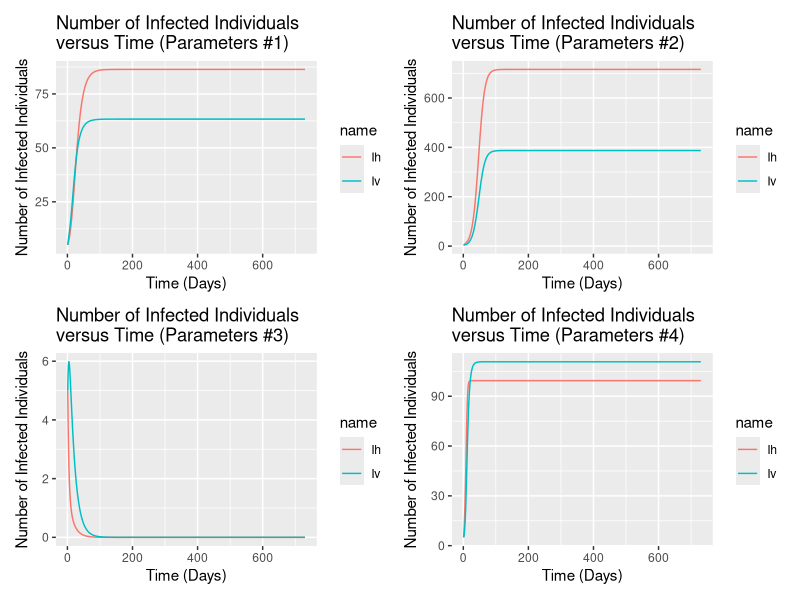
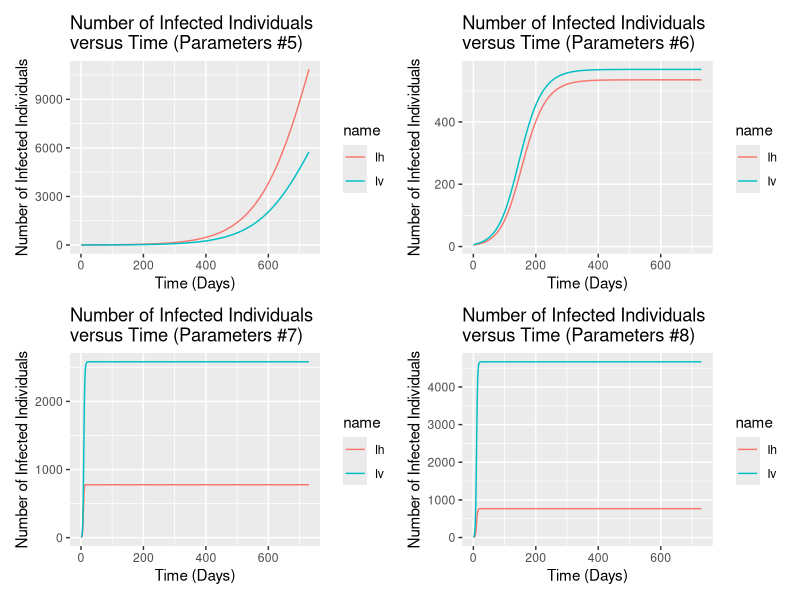
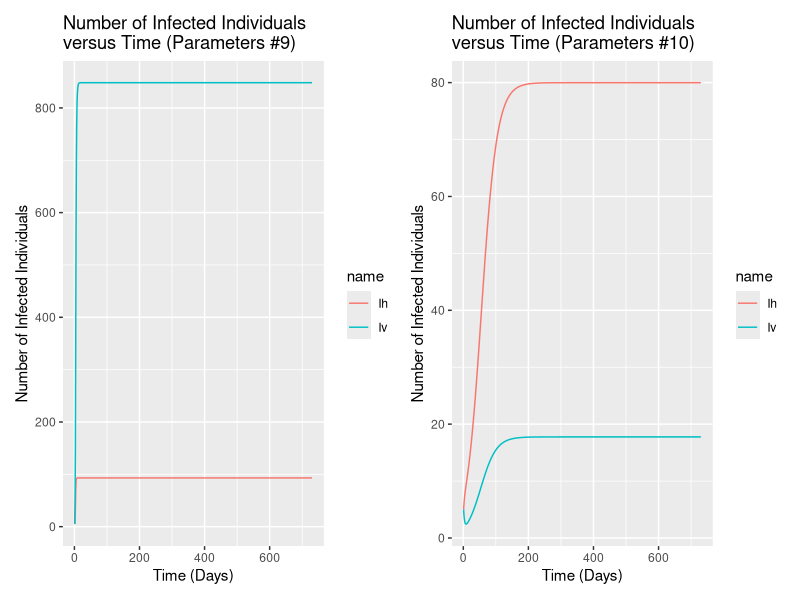

Write the R code that produced these figures, in order.
## ---- chunk 1
library(dplyr)
library(tidyverse)
library(here)
library(deSolve)
library(patchwork)
## ---- chunk 2
dirLocation <- here("Project")
## ---- chunk 3
rossMacOde <- function(times, state, params){
  with(as.list(c(state,params)),{
    dIh <- a * b * Iv / H * (H - Ih) - gamma * Ih
    dIv <- a * c * Ih / H * (V - Iv) - mu * Iv
    
    return(list(c(dIh, dIv)))
  })
}
## ---- chunk 4
setwd(paste(dirLocation, "/Data", sep =''))
parData <- read_csv("EEB313_Project_Data.csv")
## ---- chunk 5
#str(parData)
head(parData)
## ---- chunk 6
buildN <- function(ih,
                   iv,
                   m,
                   n = 10){
  dflist <- list()
  times <- seq(1, 365*m)
  state <- c(Ih = ih, Iv = iv)
  parI <- sample(1:1728, 10, replace = F)
  for (i in 1:n){
  params <- parData[parI[i],]
  out <- as.data.frame(ode(state, times, rossMacOde, params)) %>% 
     pivot_longer(! time)
  dflist[[i]] <- out
  }
  return(dflist)
}
## ---- chunk 7
demo10 <- buildN(5, 5, 2)

d1 <- ggplot(demo10[[1]], aes(x = time, y = value, color = name))+
  geom_line() +
  labs(x = "Time (Days)", 
       y = "Number of Infected Individuals", 
       title = "Number of Infected Individuals 
versus Time (Parameters #1)")

d2 <- ggplot(demo10[[2]], aes(x = time, y = value, color = name)) +
  geom_line() +
  labs(x = "Time (Days)", 
       y = "Number of Infected Individuals", 
       title = "Number of Infected Individuals 
versus Time (Parameters #2)")

d3 <- ggplot(demo10[[3]], aes(x = time, y = value, color = name)) +
  geom_line() +
  labs(x = "Time (Days)", 
       y = "Number of Infected Individuals", 
       title = "Number of Infected Individuals 
versus Time (Parameters #3)")

d4 <- ggplot(demo10[[4]], aes(x = time, y = value, color = name)) +
  geom_line() +
  labs(x = "Time (Days)", 
       y = "Number of Infected Individuals", 
       title = "Number of Infected Individuals 
versus Time (Parameters #4)")

d5 <- ggplot(demo10[[5]], aes(x = time, y = value, color = name)) +
  geom_line() +
  labs(x = "Time (Days)", 
       y = "Number of Infected Individuals", 
       title = "Number of Infected Individuals 
versus Time (Parameters #5)")

d6 <- ggplot(demo10[[6]], aes(x = time, y = value, color = name)) +
  geom_line() +
  labs(x = "Time (Days)", 
       y = "Number of Infected Individuals", 
       title = "Number of Infected Individuals 
versus Time (Parameters #6)")

d7 <- ggplot(demo10[[7]], aes(x = time, y = value, color = name)) +
  geom_line() +
  labs(x = "Time (Days)", 
       y = "Number of Infected Individuals", 
       title = "Number of Infected Individuals 
versus Time (Parameters #7)")

d8 <- ggplot(demo10[[8]], aes(x = time, y = value, color = name)) +
  geom_line() +
  labs(x = "Time (Days)", 
       y = "Number of Infected Individuals", 
       title = "Number of Infected Individuals 
versus Time (Parameters #8)")

d9 <- ggplot(demo10[[9]], aes(x = time, y = value, color = name)) +
  geom_line() +
  labs(x = "Time (Days)", 
       y = "Number of Infected Individuals", 
       title = "Number of Infected Individuals 
versus Time (Parameters #9)") 

d10 <- ggplot(demo10[[10]], aes(x = time, y = value, color = name)) + 
  geom_line() +
  labs(x = "Time (Days)", 
       y = "Number of Infected Individuals", 
       title = "Number of Infected Individuals 
versus Time (Parameters #10)")

d1 + d2 + d3 + d4 + plot_layout(ncol = 2)
d5 + d6 + d7 + d8 + plot_layout(ncol = 2)
d9 + d10 + plot_layout(ncol = 2)
# wrap_plots(d1,d2,d3,d4, nrow = 2)
# wrap_plots(d5,d6,d7,d8,d9,d10, nrow = 3, widths = 50000)
